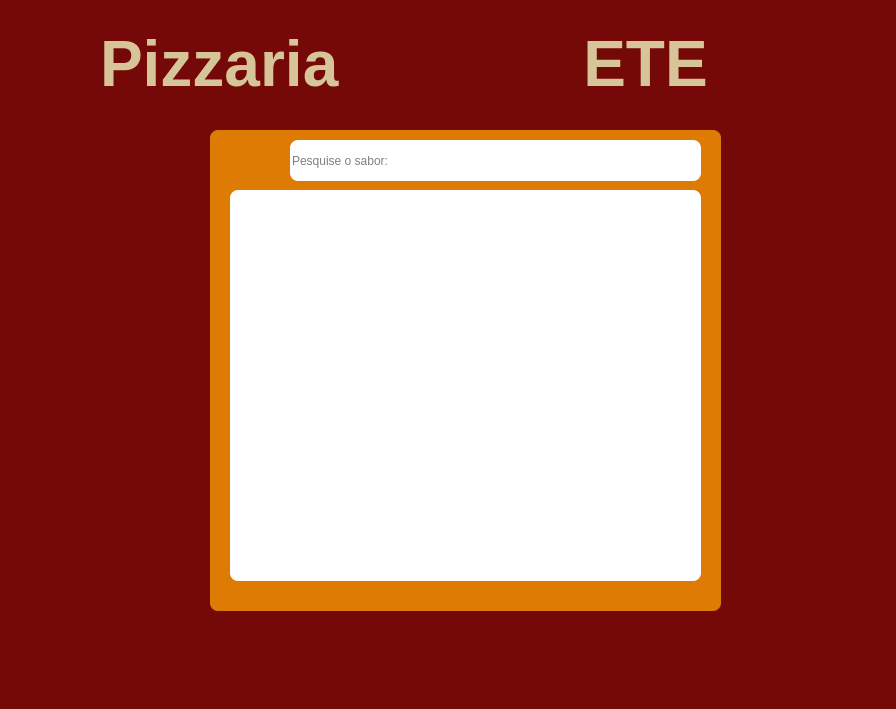
<?xml version="1.0" encoding="UTF-8"?>
<ui version="4.0">
 <class>MainWindow</class>
 <widget class="QMainWindow" name="MainWindow">
  <property name="geometry">
   <rect>
    <x>0</x>
    <y>0</y>
    <width>896</width>
    <height>709</height>
   </rect>
  </property>
  <property name="windowTitle">
   <string>MainWindow</string>
  </property>
  <property name="styleSheet">
   <string notr="true">background-color: rgb(117, 9, 8);
</string>
  </property>
  <widget class="QWidget" name="centralwidget">
   <widget class="QLineEdit" name="lineEdit">
    <property name="geometry">
     <rect>
      <x>290</x>
      <y>140</y>
      <width>411</width>
      <height>41</height>
     </rect>
    </property>
    <property name="styleSheet">
     <string notr="true">background-color: rgb(255, 255, 255);
border-radius: 8px;</string>
    </property>
    <property name="placeholderText">
     <string>Pesquise o sabor:</string>
    </property>
   </widget>
   <widget class="QLabel" name="label">
    <property name="geometry">
     <rect>
      <x>240</x>
      <y>140</y>
      <width>41</width>
      <height>41</height>
     </rect>
    </property>
    <property name="styleSheet">
     <string notr="true">background-color: rgb(221, 123, 5);</string>
    </property>
    <property name="text">
     <string/>
    </property>
    <property name="pixmap">
     <pixmap>lupa.png</pixmap>
    </property>
    <property name="scaledContents">
     <bool>true</bool>
    </property>
   </widget>
   <widget class="QFrame" name="frame">
    <property name="geometry">
     <rect>
      <x>210</x>
      <y>130</y>
      <width>511</width>
      <height>481</height>
     </rect>
    </property>
    <property name="styleSheet">
     <string notr="true">background-color: rgb(221, 123, 5);
border-radius: 8px;</string>
    </property>
    <property name="frameShape">
     <enum>QFrame::StyledPanel</enum>
    </property>
    <property name="frameShadow">
     <enum>QFrame::Raised</enum>
    </property>
    <widget class="QTableView" name="tableView">
     <property name="geometry">
      <rect>
       <x>20</x>
       <y>60</y>
       <width>471</width>
       <height>391</height>
      </rect>
     </property>
     <property name="styleSheet">
      <string notr="true">background-color: rgb(255, 255, 255);</string>
     </property>
    </widget>
   </widget>
   <widget class="QLabel" name="label_2">
    <property name="geometry">
     <rect>
      <x>390</x>
      <y>20</y>
      <width>141</width>
      <height>91</height>
     </rect>
    </property>
    <property name="text">
     <string/>
    </property>
    <property name="pixmap">
     <pixmap>pizza.png</pixmap>
    </property>
    <property name="scaledContents">
     <bool>true</bool>
    </property>
   </widget>
   <widget class="QLabel" name="label_3">
    <property name="geometry">
     <rect>
      <x>100</x>
      <y>20</y>
      <width>281</width>
      <height>91</height>
     </rect>
    </property>
    <property name="text">
     <string>&lt;html&gt;&lt;head/&gt;&lt;body&gt;&lt;p&gt;&lt;span style=&quot; font-size:48pt; font-weight:600; color:#d7c599;&quot;&gt;Pizzaria&lt;/span&gt;&lt;/p&gt;&lt;/body&gt;&lt;/html&gt;</string>
    </property>
   </widget>
   <widget class="QLabel" name="label_4">
    <property name="geometry">
     <rect>
      <x>540</x>
      <y>20</y>
      <width>211</width>
      <height>91</height>
     </rect>
    </property>
    <property name="text">
     <string>&lt;html&gt;&lt;head/&gt;&lt;body&gt;&lt;p align=&quot;center&quot;&gt;&lt;span style=&quot; font-size:48pt; font-weight:600; color:#d7c599;&quot;&gt;ETE&lt;/span&gt;&lt;/p&gt;&lt;/body&gt;&lt;/html&gt;</string>
    </property>
   </widget>
   <zorder>frame</zorder>
   <zorder>lineEdit</zorder>
   <zorder>label</zorder>
   <zorder>label_2</zorder>
   <zorder>label_3</zorder>
   <zorder>label_4</zorder>
  </widget>
  <widget class="QMenuBar" name="menubar">
   <property name="geometry">
    <rect>
     <x>0</x>
     <y>0</y>
     <width>896</width>
     <height>21</height>
    </rect>
   </property>
  </widget>
  <widget class="QStatusBar" name="statusbar"/>
 </widget>
 <resources/>
 <connections/>
</ui>
